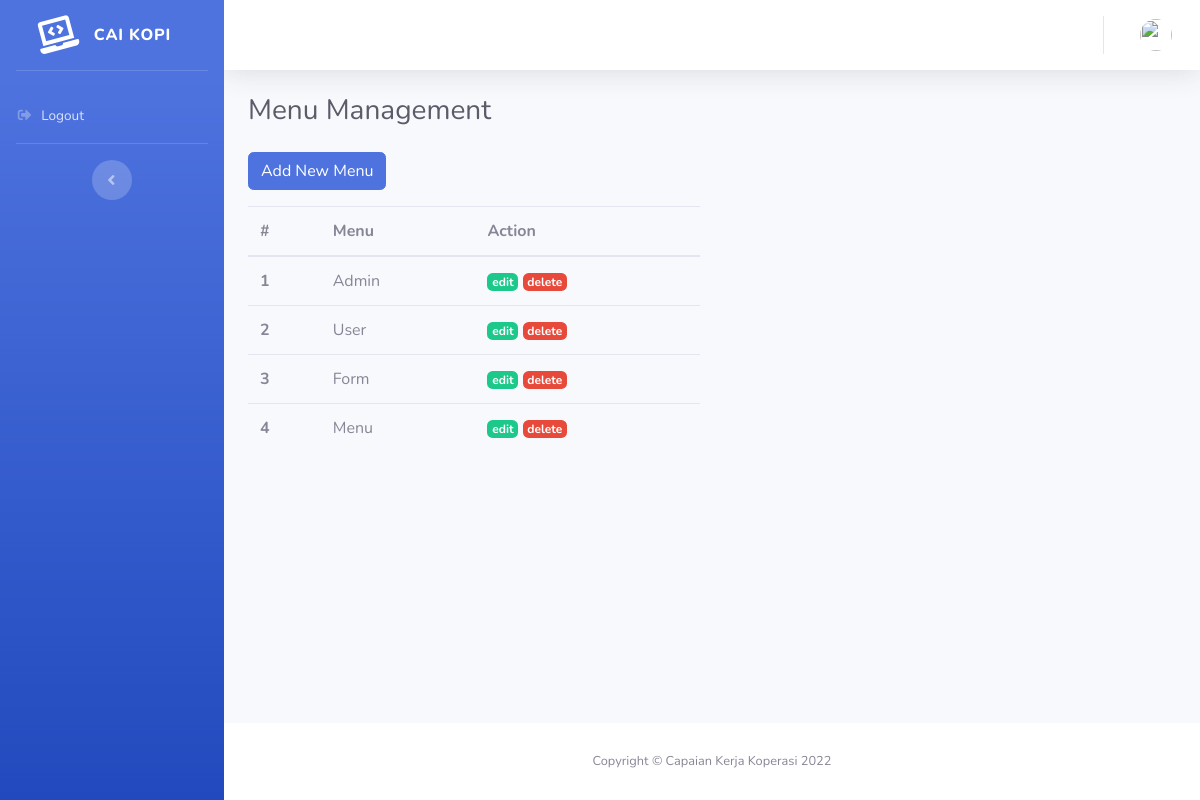
Page /index.php/menu on the committed database.
### tables this page shows
CREATE TABLE `user_menu` (
  `id` int(11) NOT NULL,
  `menu` varchar(128) NOT NULL
);

### application/controllers/Menu.php (called while the page is built, shortened)
<?php
class Menu extends CI_Controller
{
    public function __construct()
    {
        $this->load->model('Menu_model');
    }
    public function index() {
        $data['title'] = 'Menu Management';
        $data['user'] = $this->db->get_where('user', ['email' => $this->session->userdata('email')])->row_array();
        $data['menu'] = $this->db->get('user_menu')->result_array();
        $this->form_validation->set_rules('menu', 'Menu','required' );
        if($this->form_validation->run() == false){
            $this->load->view('templates/header', $data);
            $this->load->view('templates/sidebar', $data);
            $this->load->view('templates/topbar', $data);
            $this->load->view('menu/index', $data);
            $this->load->view('templates/footer');
        } else {
            $this->db->insert('user_menu', ['menu' => $this->input->post('menu')]);
            $this->session->set_flashdata('message', '<div class="alert alert-success" role="alert">New menu added!</div>');
                    redirect('menu');
        }
    }
}

### index.php (called while the page is built, shortened)
<?php
require_once BASEPATH.'core/CodeIgniter.php';

### application/views/menu/index.php (the view, shortened to what this page needs)
<div class="container-fluid">
    <h1 class="h3 mb-4 text-gray-800">
        <?= $title; ?>
    </h1>
    <div class="row">
        <div class="col-lg-6">
            <a href="" class="btn btn-primary mb-3" data-toggle="modal" data-target="#newMenuModal">Add New Menu</a>
            <table class="table table-hover">
                <thead>
                    <tr>
                        <th scope="col">#</th>
                        <th scope="col">Menu</th>
                        <th scope="col">Action</th>
                    </tr>
                </thead>
                <tbody>
                    <?php $i = 1;?>
                    <?php foreach ($menu as $m) : ?>
                    <tr>
                        <th scope="row"><?= $i; ?></th>
                        <td><?= $m['menu']; ?></td>
                        <td>
                            <a href="" class="badge badge-success">edit</a>
                            <a href="<?= base_url();?>Menu/delete/<?= $m['id'];?>" class="badge badge-danger"
                                onclick="return confirm('Are you sure want to delete this menu?')">delete</a>
                        </td>
                    </tr>
                    <?php $i++; ?>
                    <?php endforeach; ?>
                </tbody>
            </table>
        </div>
    </div>
</div>
</div>

### rows in the picture
user_menu: menu "Admin"
user_menu: menu "User"
user_menu: menu "Form"
user_menu: menu "Menu"

### other values in the picture
$title "Menu Management"
date ('Y') "2022"
